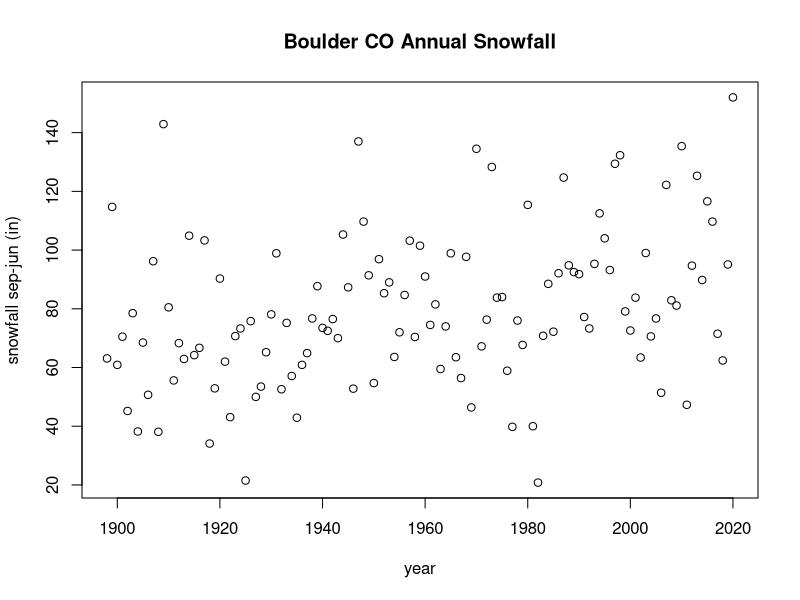
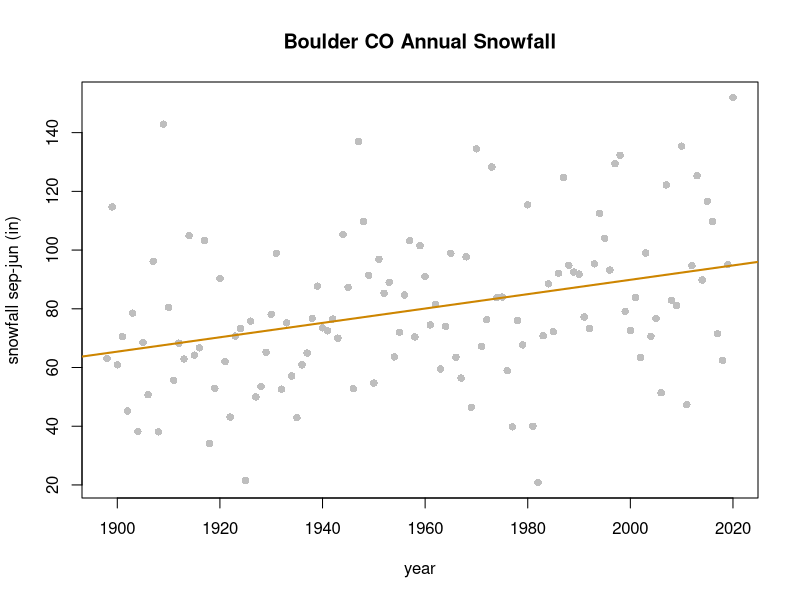
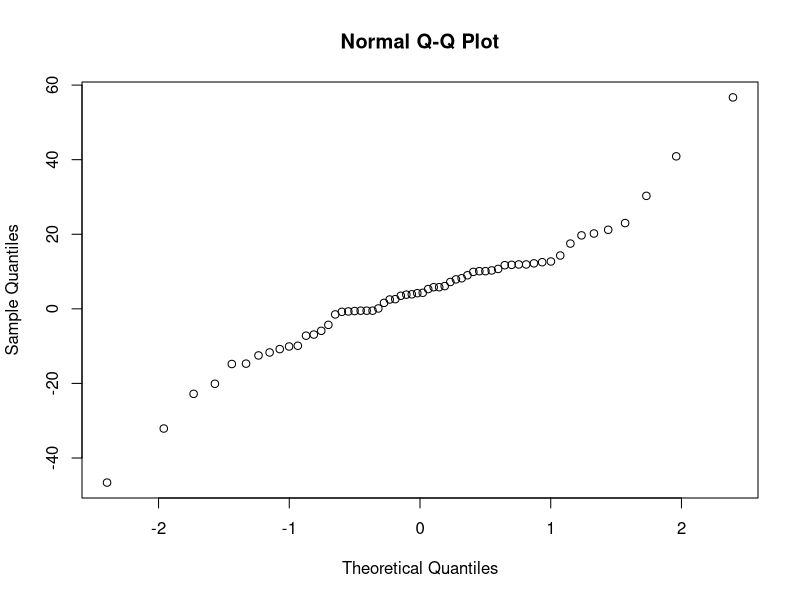
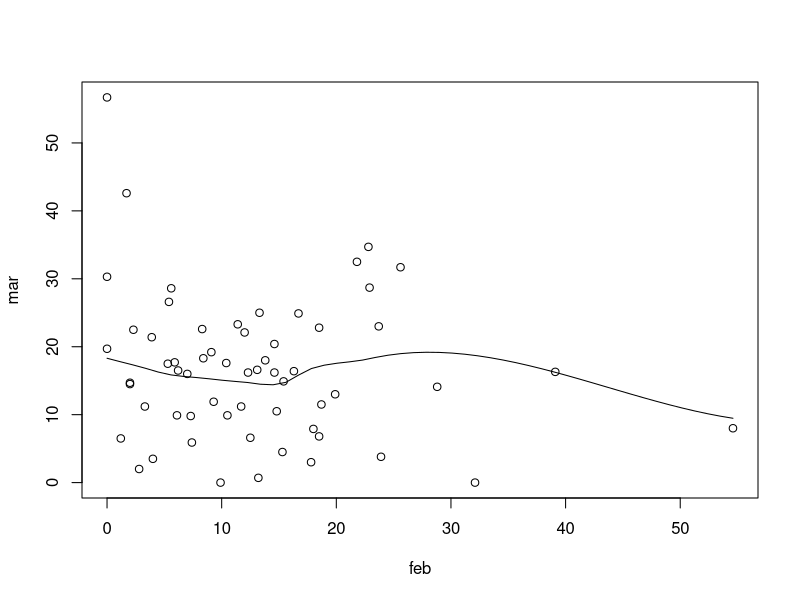

Write R code to recreate these figures, in order.
## ---- chunk 1
knitr::opts_chunk$set(echo = TRUE)
## ---- chunk 2
BoulderSnowfall<-
       read.table("BoulderSnowfall.txt", header=TRUE )
# note subscripts based on the names to make this easier to 
# follow year is also column 14 in the data object.
year<-    BoulderSnowfall[ ,'Year']    
snow<- BoulderSnowfall[ ,'Sep.Jun']  
plot( year, snow, ylab="snowfall sep-jun (in)", xlab="year")
title("Boulder CO Annual Snowfall")
## ---- chunk 3
snowA<- snow[ year <= 1960]
snowB<- snow[ year > 1960]

## ---- chunk 4
sigmaA=sd(snowA)
sigmaB=sd(snowB)
sigma=sqrt(sigmaA^2/length(snowA)+sigmaB^2/length(snowB))
xbarA=mean(snowA)
xbarB=mean(snowB)
sigma
xbar=xbarA-xbarB
xbar
xbar+1.96*sigma
xbar-1.96*sigma
## ---- chunk 5
t=xbar/sigma 
pnorm(t,0 ,1)
## ---- chunk 6
linearFit<- lm( snow ~ year)
beta1Hat<- linearFit$coefficients[1]
beta2Hat<- linearFit$coefficients[2]
plot( year, snow, ylab="snowfall sep-jun (in)", xlab="year",
      pch=16, col="grey")
title("Boulder CO Annual Snowfall")
abline( beta1Hat, beta2Hat, col="orange3",lwd=2)
look<- summary(linearFit)
look$coefficients
pValue<- look$coefficients[2,4]
## ---- chunk 7
feb<- BoulderSnowfall[ year>=1961,"Feb"]
mar<- BoulderSnowfall[  year>=1961,"Mar"]

mean( mar) - mean(feb)
## ---- chunk 8
sigmaA=sd(feb)
sigmaB=sd(mar)
sigma=sqrt(sigmaA^2/length(snowA)+sigmaB^2/length(snowB))
xbarA=mean(mar)
xbarB=mean(feb)
sigma
xbar=xbarA-xbarB
xbar
xbar+1.96*sigma
xbar-1.96*sigma
## ---- chunk 9
qqnorm(mar-feb)
## ---- chunk 10
scatter.smooth(feb,mar)
linearFit<- lm(mar ~feb)
look<- summary(linearFit)
look$coefficients
pValue<- look$coefficients[2,4]
